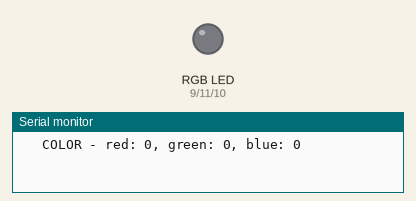
This sketch was run on a simulated Arduino Uno, built with avr-gcc and run on an emulated ATmega328P. Parts: an RGB LED mixed from three pins (HIGH = lit), the last lines printed to the serial monitor. Dim RGB values are drawn brighter than linear.

Above: at 0.05 s.
At 4.98 s:
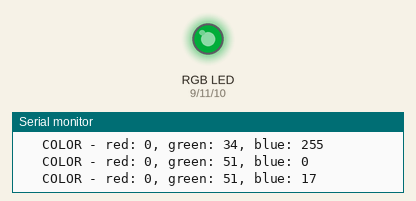
At 10.01 s:
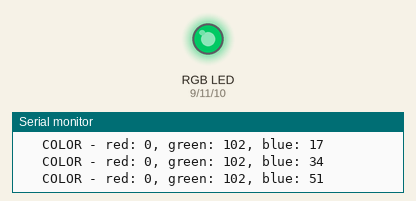
At 19.97 s:
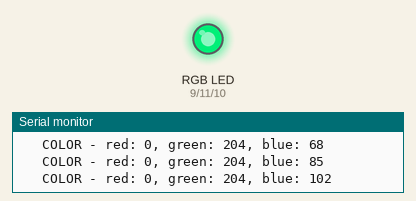
At 29.94 s:
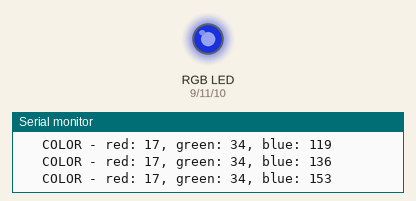
At 39.9 s:
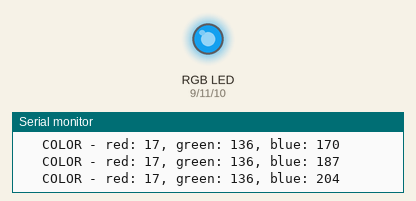
Timing chart, 0 to 40.0 s (numbered marks = the images above):
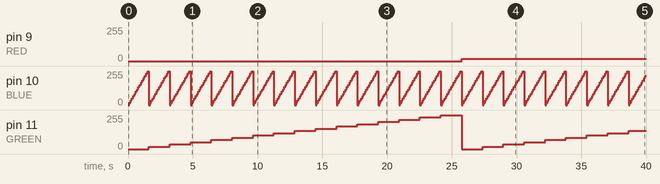

The sketch:

light-colors.ino
```cpp
int RED   = 9;
int GREEN = 11;
int BLUE  = 10;

int RED_I   = 0;
int GREEN_I = 1;
int BLUE_I  = 2;

int color[] = {0,0,0};
int i = 0;

void setup() {
  Serial.begin(9600);
  pinMode(GREEN,  OUTPUT);
  pinMode(RED,    OUTPUT);
  pinMode(BLUE,   OUTPUT);
}

void loop() {
  color[RED_I]   = ((i>>8) & 0xf) * 0x11;
  color[GREEN_I] = ((i>>4) & 0xf) * 0x11;
  color[BLUE_I]  = (i & 0xf) * 0x11;
  Serial.print("   COLOR - red: ");
  Serial.print(color[0]);
  Serial.print(", green: ");
  Serial.print(color[1]);
  Serial.print(", blue: ");
  Serial.print(color[2]);
  Serial.println();

  analogWrite(RED, color[0]);
  analogWrite(GREEN, color[1]);
  analogWrite(BLUE, color[2]);

  i++;
  if (i > 1<<12) {
    i = 0;
  }
  delay(100);
}
```

Measured:
- by itself, pin 9 (RED): 0/255 → 17/255 at 25.8 s
- by itself, pin 11 (GREEN): 0/255 → 17/255 at 1.6 s, → 34/255 1.6 s later, → 51/255 1.6 s later, → 68/255 1.6 s later, … (24 changes in this stretch)
- by itself, pin 10 (BLUE): repeats every 1.6 s: 34/255 0.10 s, 51/255 0.10 s, 68/255 0.10 s, 85/255 0.10 s, 102/255 0.10 s, 119/255 0.10 s, 136/255 0.10 s, 153/255 0.10 s, 170/255 0.10 s, 187/255 0.10 s, 204/255 0.10 s, 221/255 0.10 s, 238/255 0.10 s, 255/255 0.10 s, 0/255 0.10 s, 17/255 0.10 s
